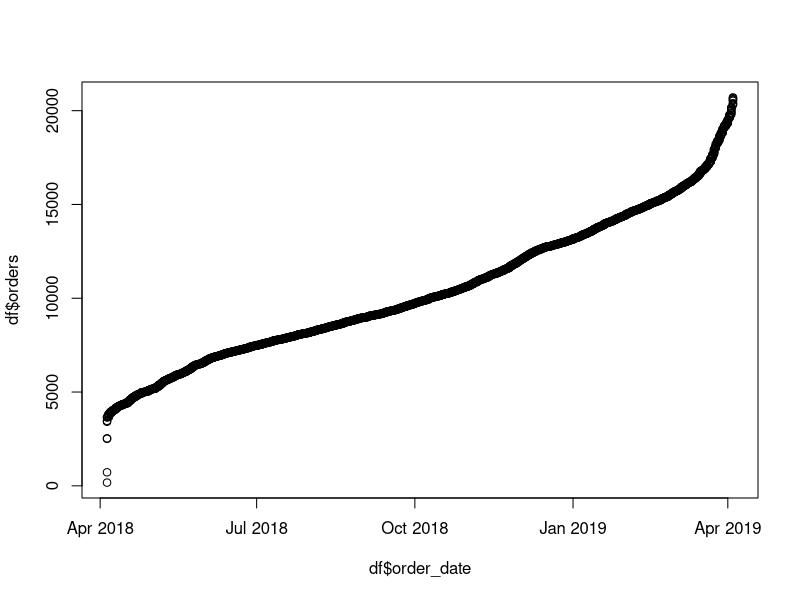
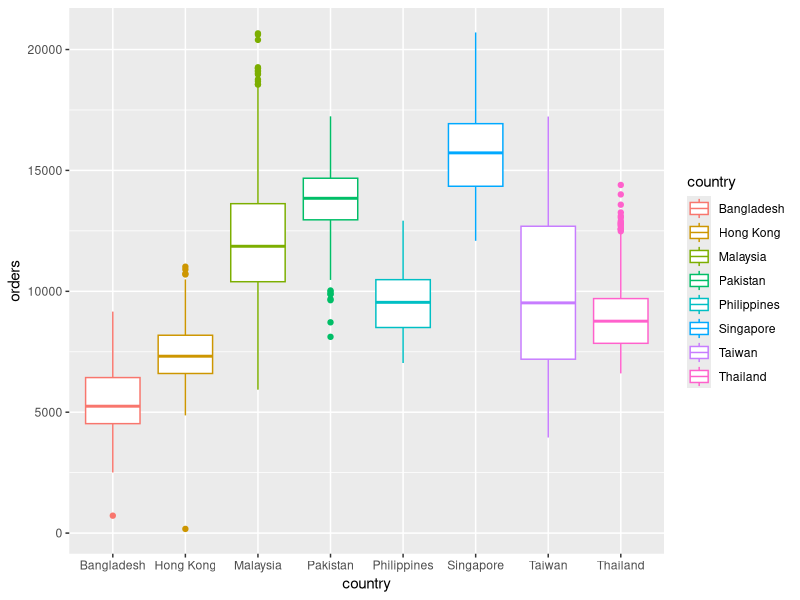

The R script that drew these images, in order: (Note: this script raises an error after producing the figures.)
rm(list=ls())
library(ggplot2)
library(dplyr)
library(tidyverse)
library(readr)
library(readxl)
library(GGally)
library(magrittr)

#DATA LOADING + CLEANING
df<-read_excel('data.xlsx')
head(df)
frame_prep<-function(df){
  

df$month<-as.numeric(format(as.Date(df$order_date), "%y%m"))
df$day<-strftime(df$order_date,"%A")
df<-df %>% select(order_date,country,orders,utr,month,day)
is_wknd<-function(x){
  var=0
  if(x %in% c("Saturday","Sunday")){
    var=1
  }
  return(var)
}
df$is_wknd<-as.factor(sapply(df$day,is_wknd))
#initializee dummies
months<-unique(df$month)
rvec<-c()
for(d in df$month){
  for(i in seq(1,13)){
    if(d==months[i]){
      rvec<-c(rvec,i)
    }
  } 
}
df$time<-rvec 
df$country<-as.factor(df$country)
return(df)
}
df<-frame_prep(df)


#DATASET EXPLORATION
qqplot(x=df$order_date,y=df$orders) #heavy tailed normal distribution

ggplot(data=df,aes(x=country,y=orders,colour=country))+geom_boxplot()#boxplots to show data spread

###########REGRESSION: COUNTRY X TIME###########

#DF PREP
df.country<-df %>% select(time,country,orders,order_date)
df.country$time<-scale(df.country$time)
df.country$orders<-scale(scale=FALSE,df.country$orders)
df.country$order_date<-scale(df.country$order_date)

#PAIRWISE COR, KRUSKAL WALLIS
cor(df.country$time,df.country$orders) #shows little pairwose correlation between month and orders
kruskal.test(orders~order_date,data=df.country) #shows little pairwise correl between date and orders
kruskal.test(orders~country,data=df.country) #shows little pairwise correl between country and orders
pairwise.wilcox.test(df.country$orders,df.country$country,p.adjust.method = "BH") #pairwise wilcox to see if dependencies within countries

#REGRESSION EVAL
country.lm<-lm(orders~country*scale(order_date),data=df.country)
summary(country.lm)
car::vif(country.lm) ###results show no multicollinearity

#REGRESSION VIZ
ggplot(data=df.country.lm,aes(x=index,y=orders)) + geom_smooth(method='lm')
predicted_df <- data.frame(order_pred = predict(country.lm, df.country.lm), index=scale(df$index))
ggplot(df.country.lm,aes(x=index,y=orders,colour=country))+ geom_point() + geom_line(alpha=0.4,size=2,color='red',data = predicted_df, aes(x=index, y=order_pred)) 


#############ANOVA: WEEKEND X COUNTRY EFFECTS###################

#interaction plots country vs weekend
df.int<-df %>% group_by(country,is_wknd) %>% summarise(mean(orders))
colnames(df.int)<-c("country","is_wknd","mean_orders")
df.int$centered_mean_orders<-scale(scale=FALSE,df.int$mean_orders)
ggplot(data=df.int,aes(x=is_wknd,y=centered_mean_orders,colour=country,group=country))+geom_point()+geom_line()

#ONE WAY ANOVA FOR EACH COUNTRY X WKND
summary(aov(orders~is_wknd,data=df %>% filter(country=="Malaysia")))
summary(aov(orders~is_wknd,data=df %>% filter(country=="Singapore")))
summary(aov(orders~is_wknd,data=df %>% filter(country=="Taiwan")))
summary(aov(orders~is_wknd,data=df %>% filter(country=="Philippines")))
summary(aov(orders~is_wknd,data=df %>% filter(country=="Hong Kong")))
summary(aov(orders~is_wknd,data=df %>% filter(country=="Pakistan")))
summary(aov(orders~is_wknd,data=df %>% filter(country=="Bangladesh")))
summary(aov(orders~is_wknd,data=df %>% filter(country=="Thailand")))
summary(aov(orders~is_wknd*country,data=df))
